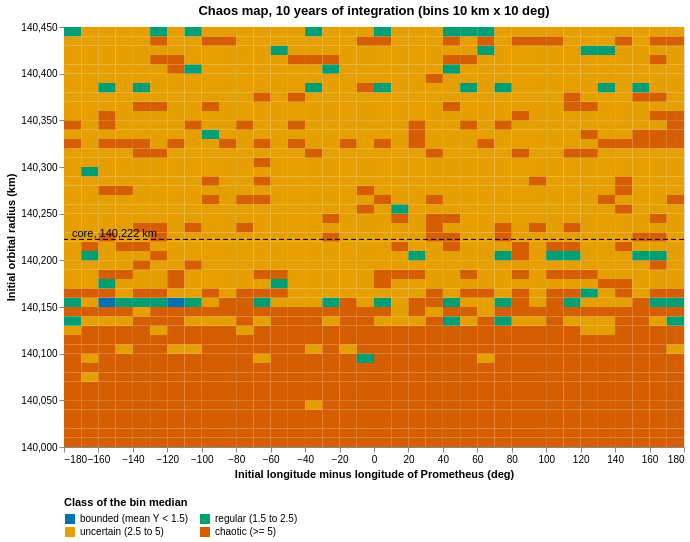

The specification (Vega-Lite) saved for this image:
### Vega-Lite specification from a JSON file in a GitHub repository (floating-point values rounded to 4 significant figures; data arrays with more than 128 entries replaced by an {"elided": "..."} marker saying what was removed)
{"$schema": "https://vega.github.io/schema/vega-lite/v5.20.1.json", "config": {"view": {"continuousHeight": 300, "continuousWidth": 300, "strokeWidth": 0}}, "datasets": {"data-c6824fe1b112384836480bf559cf358a": [{"label": "core, 140,222 km", "r": 140200.0}], "data-e5f7d8ea9e1c00d60523b9ed0ec0a38c": {"elided": "1620 records"}}, "height": 420, "layer": [{"data": {"name": "data-e5f7d8ea9e1c00d60523b9ed0ec0a38c"}, "encoding": {"color": {"field": "cls", "legend": {"columns": 2, "orient": "bottom"}, "scale": {"domain": ["bounded (mean Y < 1.5)", "regular (1.5 to 2.5)", "uncertain (2.5 to 5)", "chaotic (>= 5)"], "range": ["#0072B2", "#009E73", "#E69F00", "#D55E00"]}, "title": "Class of the bin median", "type": "nominal"}, "tooltip": [{"field": "r", "title": "radius (km)", "type": "quantitative"}, {"field": "lon", "title": "longitude (deg)", "type": "quantitative"}, {"field": "y", "title": "median mean MEGNO", "type": "quantitative"}, {"field": "n", "title": "particles", "type": "quantitative"}], "x": {"field": "lon", "scale": {"domain": [-180, 180], "nice": false}, "title": "Initial longitude minus longitude of Prometheus (deg)", "type": "quantitative"}, "x2": {"field": "lon2"}, "y": {"field": "r", "scale": {"domain": [140000, 140450], "nice": false}, "title": "Initial orbital radius (km)", "type": "quantitative"}, "y2": {"field": "r2"}}, "mark": {"type": "rect"}, "transform": [{"as": "cls", "calculate": "datum.y < 1.5 ? 'bounded (mean Y < 1.5)' : datum.y <= 2.5 ? 'regular (1.5 to 2.5)' : datum.y < 5 ? 'uncertain (2.5 to 5)' : 'chaotic (>= 5)'"}, {"as": "r2", "calculate": "datum.r + 10.0"}, {"as": "lon2", "calculate": "datum.lon + 10.0"}]}, {"data": {"name": "data-c6824fe1b112384836480bf559cf358a"}, "encoding": {"tooltip": [{"field": "label", "type": "nominal"}, {"field": "r", "type": "quantitative"}], "y": {"field": "r", "type": "quantitative"}}, "mark": {"color": "black", "strokeDash": [5, 3], "type": "rule"}}, {"data": {"name": "data-c6824fe1b112384836480bf559cf358a"}, "encoding": {"text": {"field": "label", "type": "nominal"}, "x": {"value": 4}, "y": {"field": "r", "type": "quantitative"}}, "mark": {"align": "left", "dx": 4, "dy": -5, "fontSize": 11, "type": "text"}}], "title": "Chaos map, 10 years of integration (bins 10 km x 10 deg)", "width": 620}
